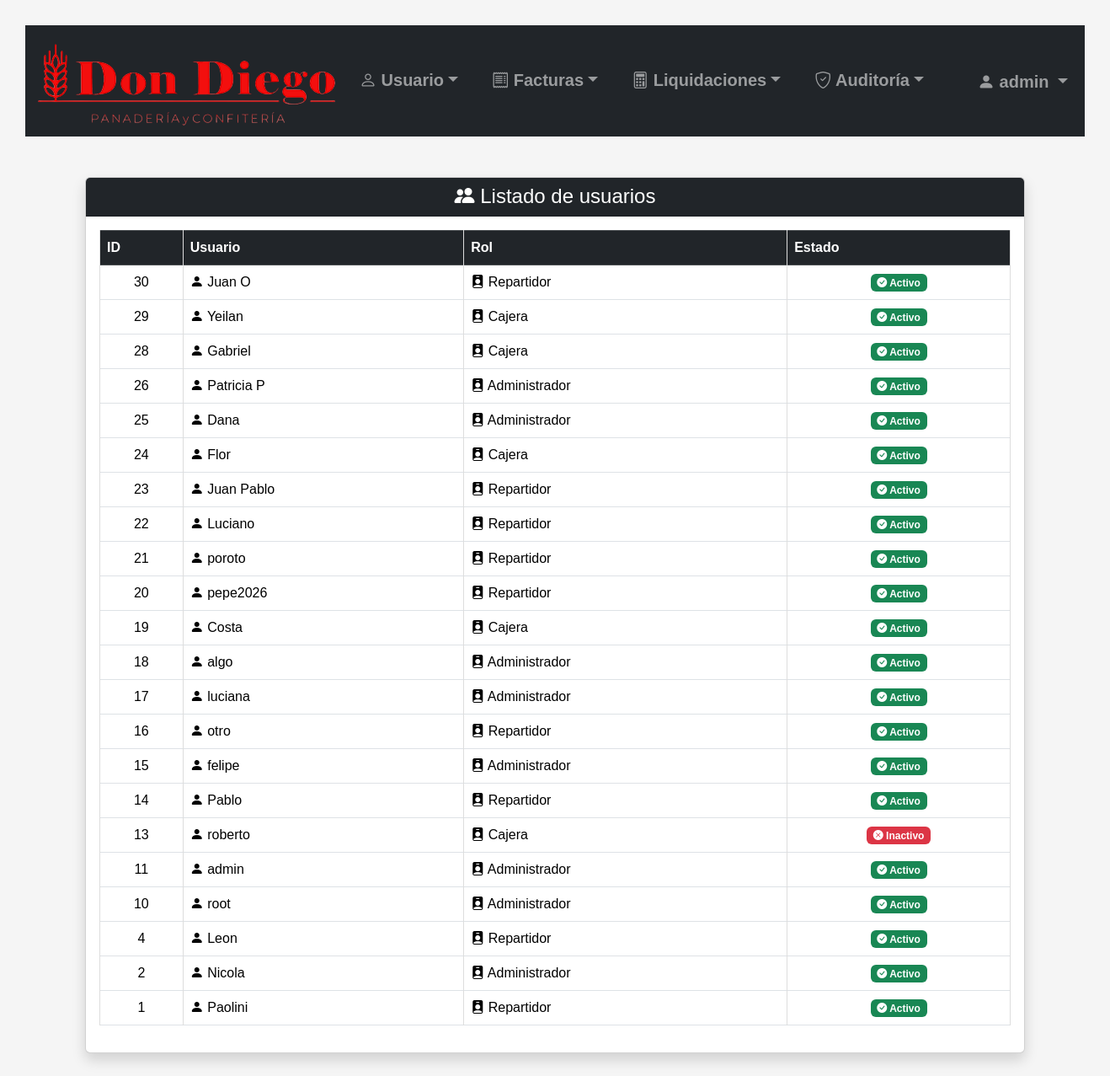
/listar_usuario.php (signed in), run on an earlier commit of the app's database.
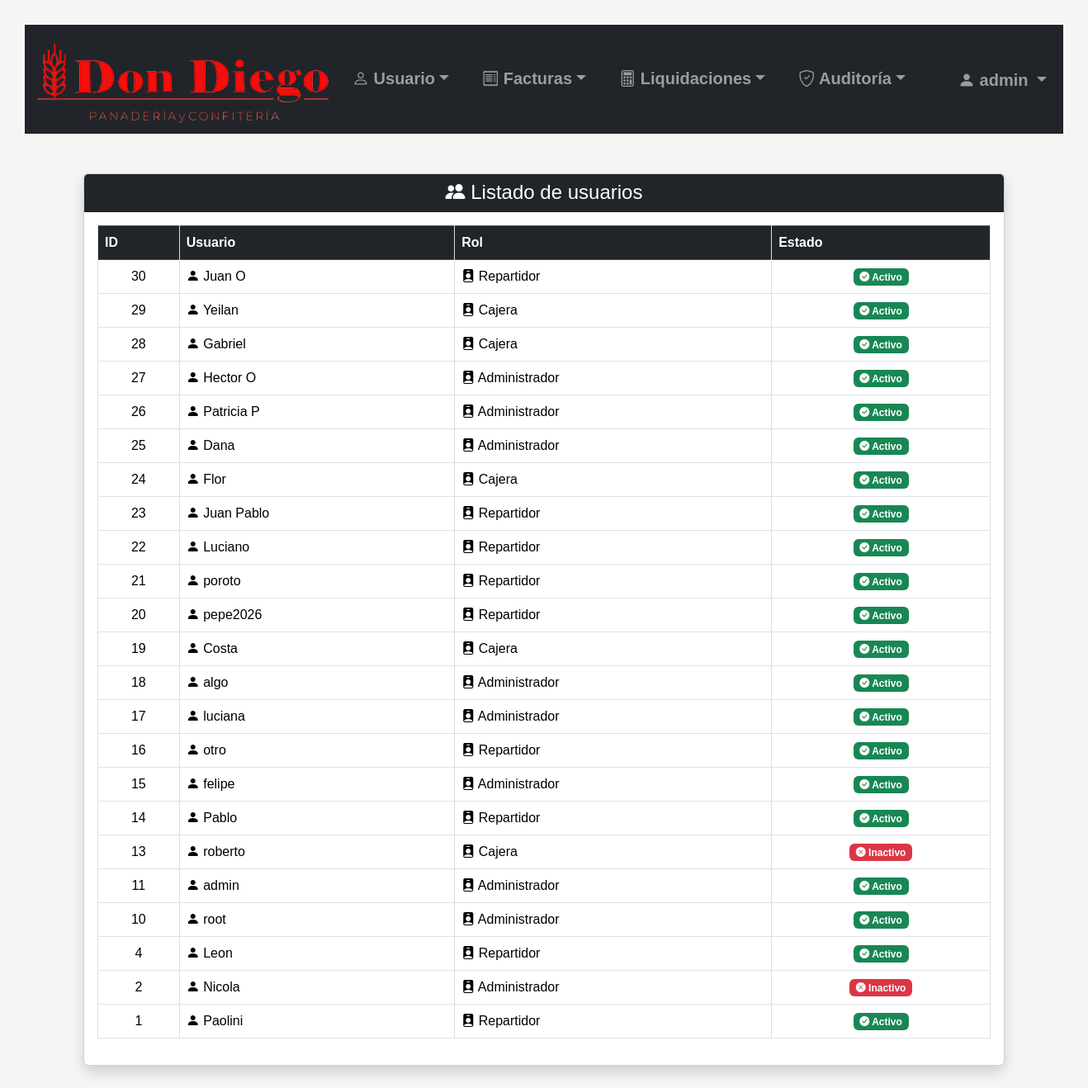
And on a later commit of the database.
### tables this page shows
CREATE TABLE `usuario` (
  `id` smallint(5) UNSIGNED NOT NULL,
  `usuario` varchar(32) NOT NULL,
  `contrasenia` varchar(255) NOT NULL,
  `activo` tinyint(1) NOT NULL DEFAULT 1,
  `id_ROL` tinyint(3) UNSIGNED NOT NULL
);

CREATE TABLE `rol` (
  `id` tinyint(3) UNSIGNED NOT NULL,
  `nombre` varchar(20) NOT NULL
);

### listar_usuario.php (the view, shortened to what this page needs)
<?php
require_once "conexion.php";
$sql = "SELECT  usuario.id, usuario.usuario, rol.nombre AS rol, usuario.activo
        FROM usuario INNER JOIN rol ON usuario.id_rol = rol.id
        ORDER BY usuario.id DESC";
$stmt = $conexion->prepare($sql);
$stmt->execute();
$usuarios = $stmt->fetchAll(PDO::FETCH_ASSOC);
?>
<!DOCTYPE html>
<html lang="es">
<head>
    <link rel="stylesheet" href="css/bootstrap-5.3.8/css/bootstrap.min.css">
    <link rel="stylesheet" href="imagenes/bootstrap-icons-1.13.1/bootstrap-icons.min.css">
    <link rel="stylesheet" href="css/estilo.css">
</head>
<body>
    <?php require_once "menu.php"; ?>
    <div class="container mt-5">
        <div class="card shadow mb-5">
            <div class="card-header bg-dark text-white text-center">
                <h4 class="mb-0"><i class="bi bi-people-fill"></i> Listado de usuarios</h4>
            </div>
            <div class="card-body">
                <?php if (count($usuarios) > 0): ?>
                    <div class="table-responsive">
                        <table class="table table-bordered table-hover align-middle">
                            <thead class="table-dark text-center">
                                <tr>
                                    <th>ID</th>
                                    <th>Usuario</th>
                                    <th>Rol</th>
                                    <th>Estado</th>
                                </tr>
                            </thead>
                            <tbody>
                                <?php foreach ($usuarios as $usuario): ?>
                                    <tr>
                                        <td class="text-center"><?= htmlspecialchars($usuario["id"]) ?></td>
                                        <td><i class="bi bi-person-fill"></i> <?= htmlspecialchars($usuario["usuario"]) ?></td>
                                        <td><i class="bi bi-person-badge-fill"></i> <?= htmlspecialchars($usuario["rol"]) ?></td>
                                        <td class="text-center">
                                            <?php if ($usuario["activo"] == 1): ?>
                                                <span class="badge bg-success"><i class="bi bi-check-circle-fill"></i> Activo</span>
                                            <?php else: ?>
                                                <span class="badge bg-danger"><i class="bi bi-x-circle-fill"></i> Inactivo</span>
                                            <?php endif; ?>
                                        </td>
                                    </tr>
                                <?php endforeach; ?>
                            </tbody>
                        </table>
                    </div>
                <?php endif; ?>
            </div>
        </div>
    </div>
</body>
</html>

### menu.php (shortened to what this page needs)
<?php
if (isset($_SESSION["id_usuario"])) {
    $sqlUsuario = "SELECT usuario FROM usuario WHERE id = ?";
    $stmtUsuario = $conexion->prepare($sqlUsuario);
    $stmtUsuario->execute([$_SESSION["id_usuario"]]);
    $usuarioLogueado = $stmtUsuario->fetch(PDO::FETCH_ASSOC);
}
?>
<nav class="navbar navbar-expand-lg navbar-dark bg-dark">
    <div class="container-fluid">
        <a class="navbar-brand flex-grow-1" href="https://www.dondiegouy.com/"><img src="imagenes/logo.png" alt="Panaderia" class="d-inline-block align-text-top logo-menu"></a>
        <div class="offcanvas offcanvas-end text-bg-dark" tabindex="-1" id="menuNavegacion" aria-labelledby="menuNavegacionLabel">
            <div class="offcanvas-body justify-content-center">
                <ul class="navbar-nav flex-grow-1 pe-3 gap-4 fs-5">
                    <li class="nav-item dropdown nav-underline">
                        <a class="nav-link dropdown-toggle fw-bold" href="#" role="button" data-bs-toggle="dropdown" aria-expanded="false"><i class="bi bi-person"></i> Usuario</a>
                    </li>
                    <li class="nav-item dropdown nav-underline">
                        <a class="nav-link dropdown-toggle fw-bold" href="#" role="button" data-bs-toggle="dropdown" aria-expanded="false"><i class="bi bi-receipt"></i> Facturas</a>
                    </li>
                    <li class="nav-item dropdown nav-underline">
                        <a class="nav-link dropdown-toggle fw-bold" href="#" role="button" data-bs-toggle="dropdown" aria-expanded="false"><i class="bi bi-calculator"></i> Liquidaciones</a>
                    </li>
                    <li class="nav-item dropdown nav-underline">
                        <a class="nav-link dropdown-toggle fw-bold" href="#" role="button" data-bs-toggle="dropdown" aria-expanded="false"><i class="bi bi-shield-check"></i> Auditoría</a>
                    </li>
                    <li class="nav-item dropdown mt-auto pe-3 fs-5 d-xxl-none">
                       <a class="nav-link dropdown-toggle fw-bold usuario-menu" href="#" role="button" data-bs-toggle="dropdown" aria-expanded="false">
                            <i class="bi bi-person-fill"></i>
                            <?= htmlspecialchars($usuarioLogueado["usuario"]) ?>
                        </a>
                    </li>
                </ul>
            </div>
        </div>
    </div>
</nav>

### estilo.css (style rules this page uses)
body { font-family: Arial, sans-serif; margin: 30px; background: #f5f5f5; }
table { width: 100%; border-collapse: collapse; background: white; }
th, td { padding: 10px; border: 1px solid #ddd; text-align: left; }
th { background: #eee; }

What changed in the data, as far as the page shows it:
added usuario: id "27", usuario "Hector O", id_ROL.nombre "Administrador", activo 1 (drawn)
changed usuario "Nicola": activo "Activo" → "Inactivo"
